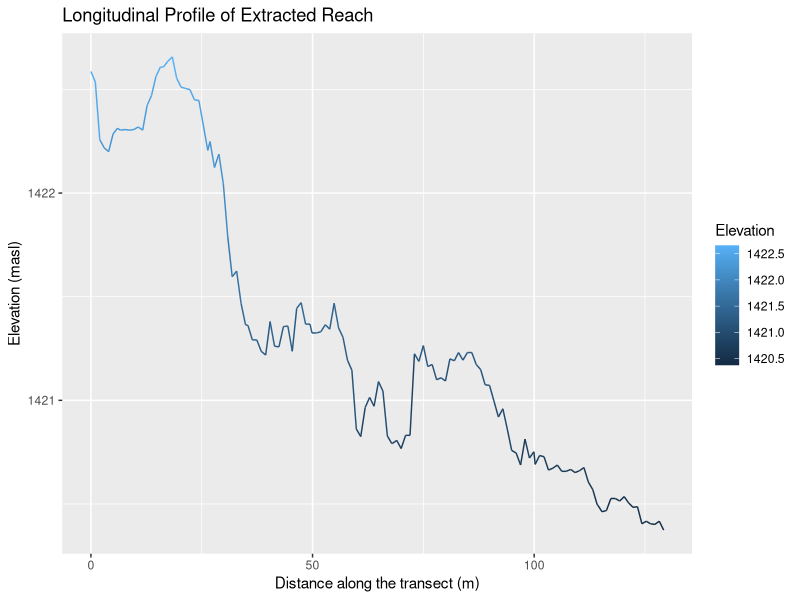
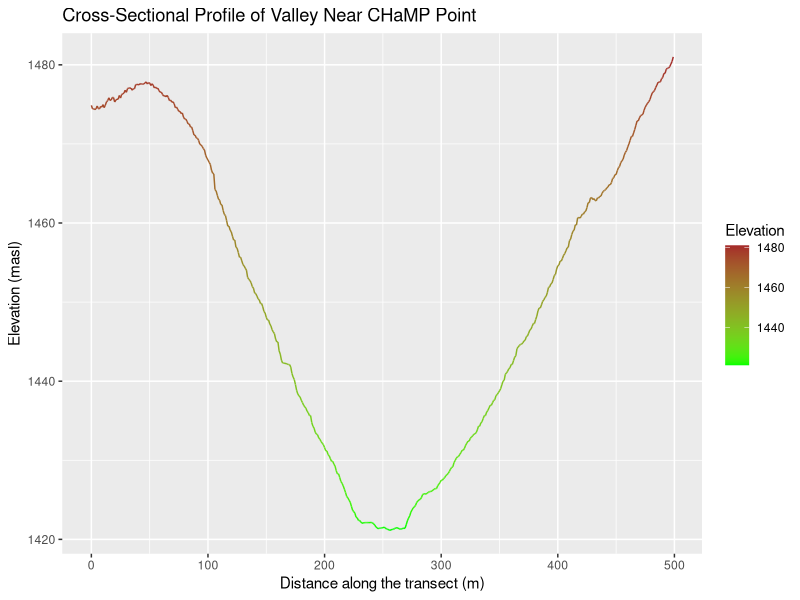
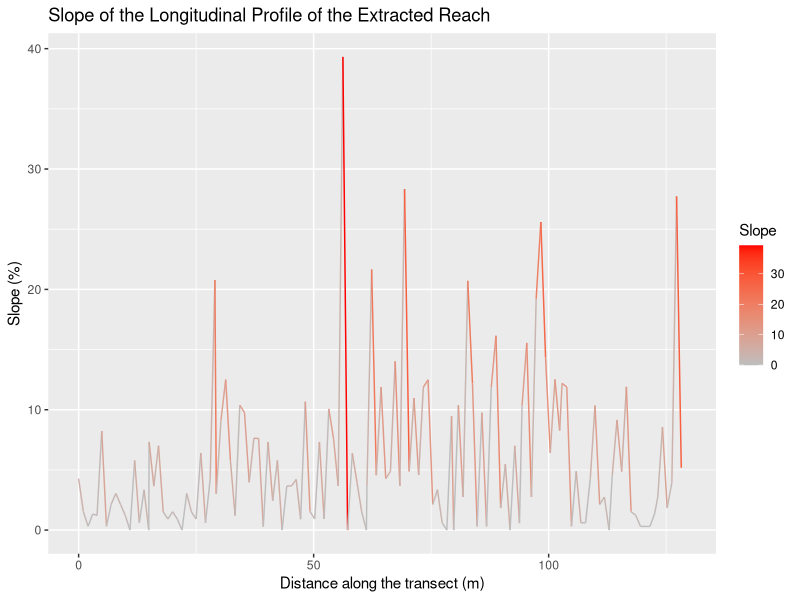
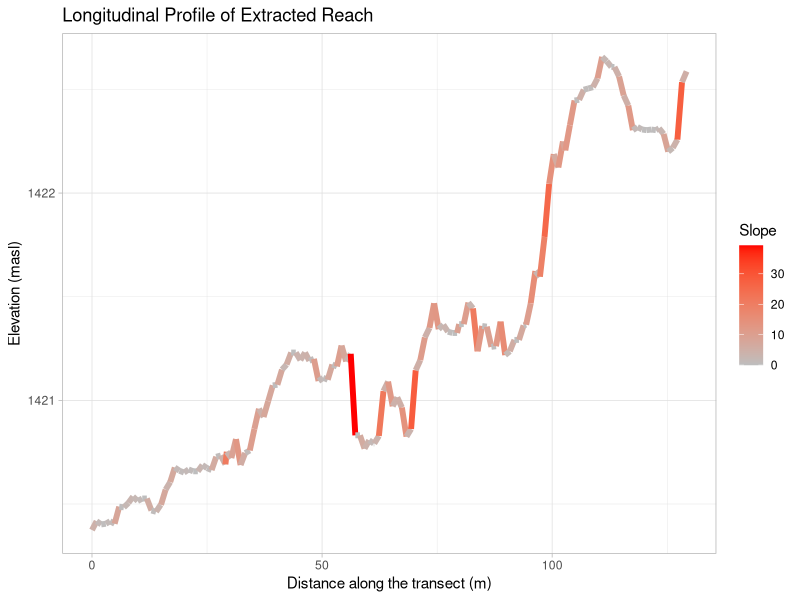
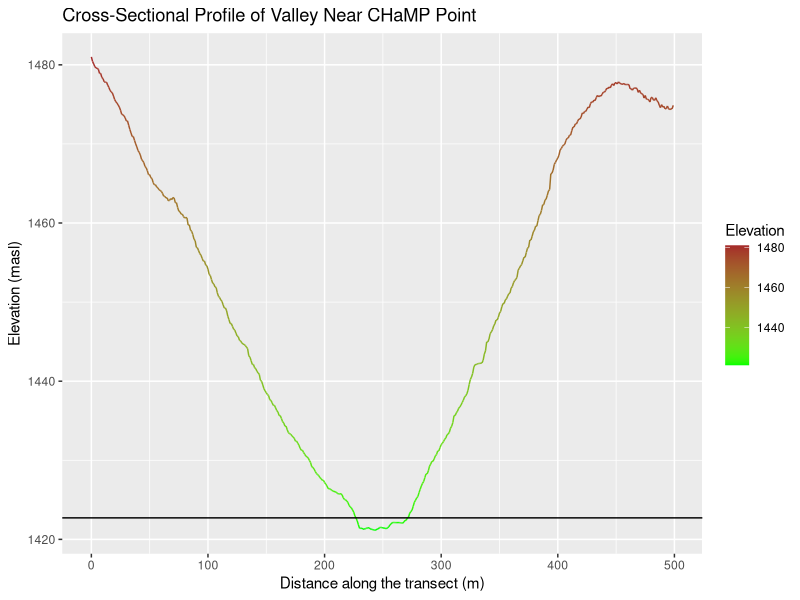
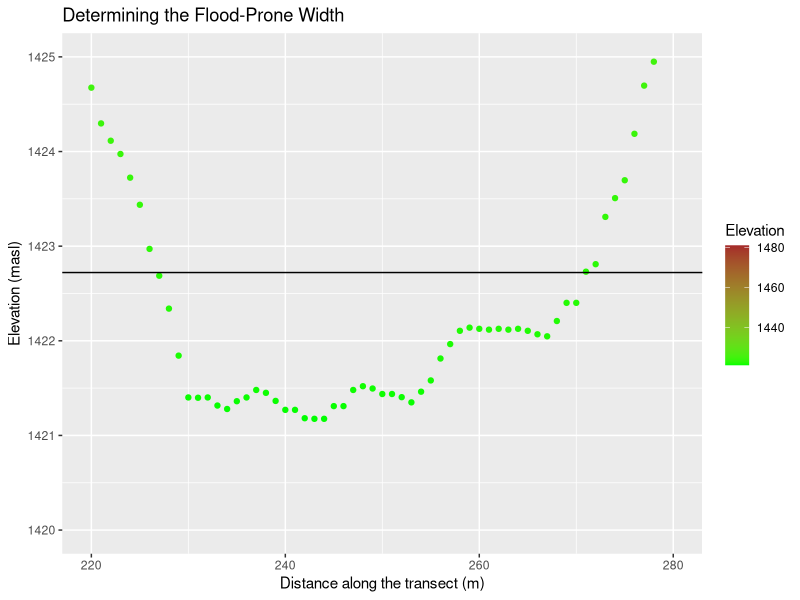

Generate these figures, in order, with R:
## ---- chunk 1
# The purpose of this chunk is to load the necessary packages.
require(ggplot2) #This package is for data visualization.
require(dplyr) #This package allows users to run sequential commands to manipulate and process your data.
## ---- chunk 2
# The purpose of this chunk is to load the necessary data, and is designed to input text files created by the r.profile tool in GRASS
CrossProf <- read.csv("../../data/derived/public/crossprofjackson.txt", header=FALSE, sep = " ", col.names=c("Junk","Distance","Elevation"))[c(2,3)]
LongProf <- read.csv("../../data/derived/public/longprofjackson.txt", header=FALSE, sep = " ", col.names=c("Junk","Distance","Elevation"))[c(2,3)]
## ---- chunk 3
# The purpose of this chunk is to visualize our datasets using the ggplot2 package.This chunk is set up so that your variables do not need to be specified and the chunk can just be run.

ggplot(LongProf) + # This sets the variable (data frame) we will be plotting.
       aes(x = Distance, y = Elevation, color = Elevation) + # This provides the axes designations and how to color the data.
       geom_line() + # This tells ggplot2 to make a line graph. geom_line could be changed to geom_point without issue.
       labs(x = "Distance along the transect (m)", y = "Elevation (masl)", title = "Longitudinal Profile of Extracted Reach")
# This sets the axes labels and title of the plot.

ggplot(CrossProf) +
       aes(x = Distance, y = Elevation, color = Elevation) +
       geom_line() +
       scale_color_gradient(low = "green", high = "brown") + # This establishes a color gradient between green and brown to color the data.
       labs(x = "Distance along the transect (m)", y = "Elevation (masl)", title = "Cross-Sectional Profile of Valley Near CHaMP Point")
## ---- chunk 4
#run this codeblock if the Cross-sectional profile looked backwards, then rerun the graphing codeblock above
maxd <- max(CrossProf$Distance, na.rm=TRUE) #finds maximum distance
CrossProf$Distance <- maxd-CrossProf$Distance  #inverts distance axis by subtracting distances from max

## ---- chunk 5
#run this codeblock if the Longitudinal profile looked backwards, then rerun the graphing codeblock above
maxd <- max(LongProf$Distance, na.rm=TRUE) #finds maximum distance
LongProf$Distance <- maxd-LongProf$Distance  #inverts distance axis by subtracting distances from max
## ---- chunk 6
# The purpose of this chunk is to compute the slope of the longitudinal profile (between points) and the average slope 
LongProf <- LongProf %>% # The "%>%" is called "piping" and it essentially allows us to take the output of a function and sequentially feed it to the next argument. This is very useful for subsetting and tacking on new columns with output data!
  #group_by(Attempt) %>% # Here we are subsetting the data based on the attempt number (1-3). 
  mutate(Slope = (abs(((Elevation - lag(Elevation))/(Distance - lag(Distance))*100)))) # Create a column for slope (Change in Vertical Position/Change in Horizontal Position) with absolute values that is relative to the Attempt
         
ggplot(LongProf) +
       aes(x = Distance, y = Slope, color = Slope) +
       geom_line() +
       scale_color_gradient(low = "gray", high = "red") +
       labs(x = "Distance along the transect (m)", y = "Slope (%)", title = "Slope of the Longitudinal Profile of the Extracted Reach")

ggplot(LongProf) +
       aes(x = Distance, y = Elevation, color = Slope) +
       geom_line(size = 2) + # The "size" argument allows us to increase or decrease our point size.
       scale_color_gradient(low = "gray", high = "red") +
       theme_light() +
       labs(x = "Distance along the transect (m)", y = "Elevation (masl)", title = "Longitudinal Profile of Extracted Reach")
## ---- chunk 7
#The purpose of this chunk is to process our data for entry into the Rosgen Stream Classification scheme. This chunk can be run now, or it can be run during the Classification handout. The chunk reports the mean slope and gives you the necessary tools to determine the flood-prone area of the stream to calculate the entrenchment ratio.
LongProf %>%
  #group_by(Attempt) %>% 
  summarize(Slope = mean(Slope, na.rm = TRUE)) #This calculates the mean slope, based on the Attempt.

# Now we want to figure out the width of the flood-prone area.
DpthBf_Max <- 0.7728 # Insert the maximum bankfull depth from your point/reach of interest here, replacing the 8 left of the hash #

CrossProf[which.min(CrossProf$Elevation),] # This finds the minimum elevation, which should correspond to the lowest elevation in the stream channel, and reports the entire row. That part is essential! Double check the reported value with one of the plots you have made before to verify.
StreamElev <- min(CrossProf$Elevation) # This stores the minimum elevation that you found in the previous step.
MaxBFx2 <- 2 * (DpthBf_Max) # twice the maximum bankfull depth.
MaxBFx2Elev <- StreamElev + MaxBFx2 # This adds the elevation of the bottom of the stream to twice the bankfull depth, allowing you to get the elevation (above mean sea level) of that variable.

ggplot(CrossProf) +
       aes(x = Distance, y = Elevation, color = Elevation) +
       geom_line() +
       geom_hline(yintercept = MaxBFx2Elev) + # This adds a horizontal line at a prescribed location. In this case, we are drawing a line at twice the maximum bankfull depth.
       scale_color_gradient(low = "green", high = "brown") +
       labs(x = "Distance along the transect (m)", y = "Elevation (masl)", title = "Cross-Sectional Profile of Valley Near CHaMP Point")

ggplot(CrossProf) +
       aes(x = Distance, y = Elevation, color = Elevation) +
       geom_point() + # Point chosen here to allow easier determining of the width (points are horizontally spaced by 1 meter)
       geom_hline(yintercept = MaxBFx2Elev) +
       xlim(220,280) + # Sets the x-axis limits. Adjust this value as you zoom in to the correct area.
       ylim(1420,1425) + # Sets the y-axis limits. Adjust this value as you zoom in to the correct area.
       scale_color_gradient(low = "green", high = "brown") +
       labs(x = "Distance along the transect (m)", y = "Elevation (masl)", title = "Determining the Flood-Prone Width")

#Use the last plot, points, and horizontal line to get an approximate distance of the flood-prone area. Keep for your notes and to include in your classification and report.
